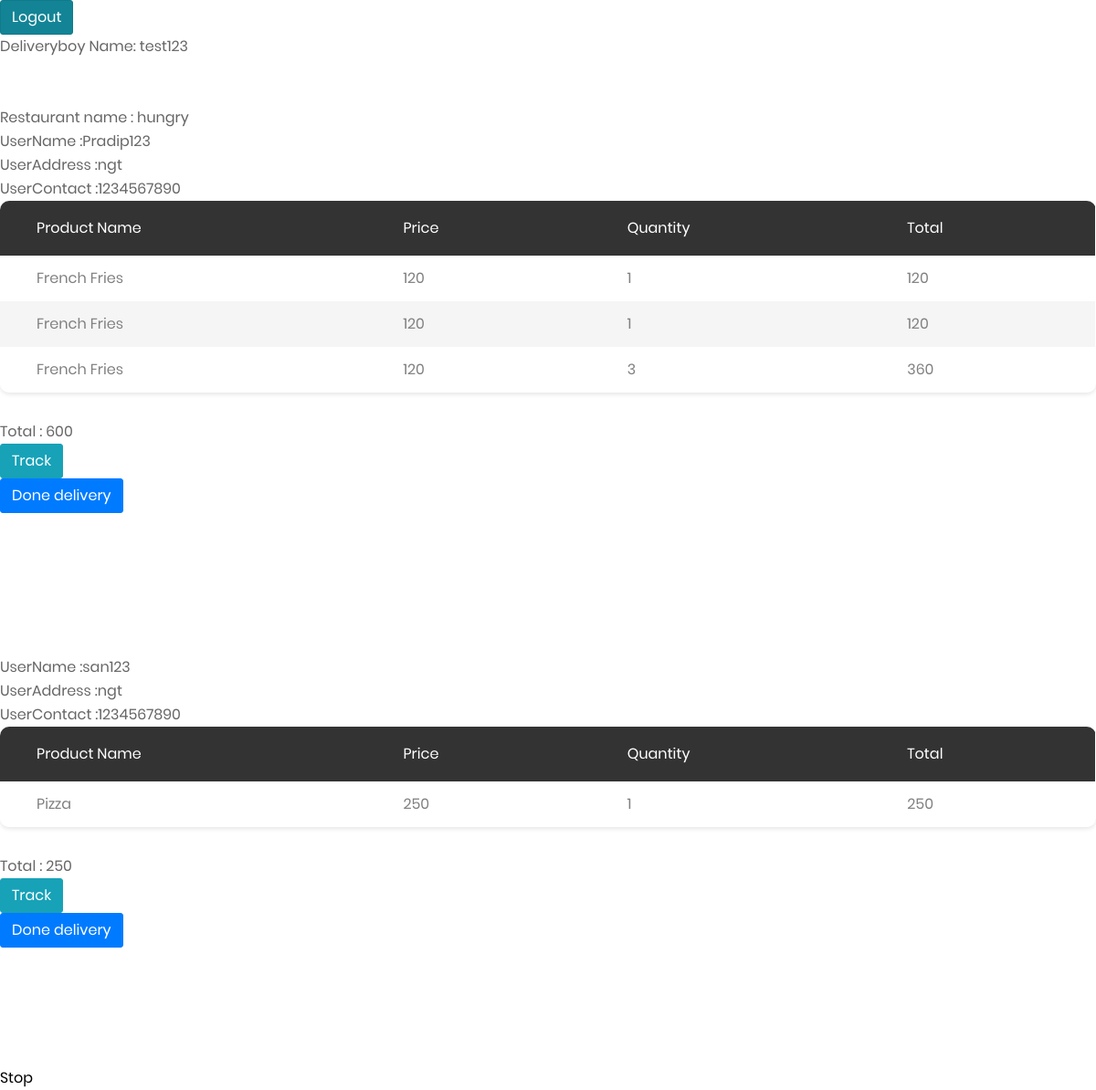
The app's page /CoolAdmin-master/deliveryboy.php?login=success (signed in), older data.
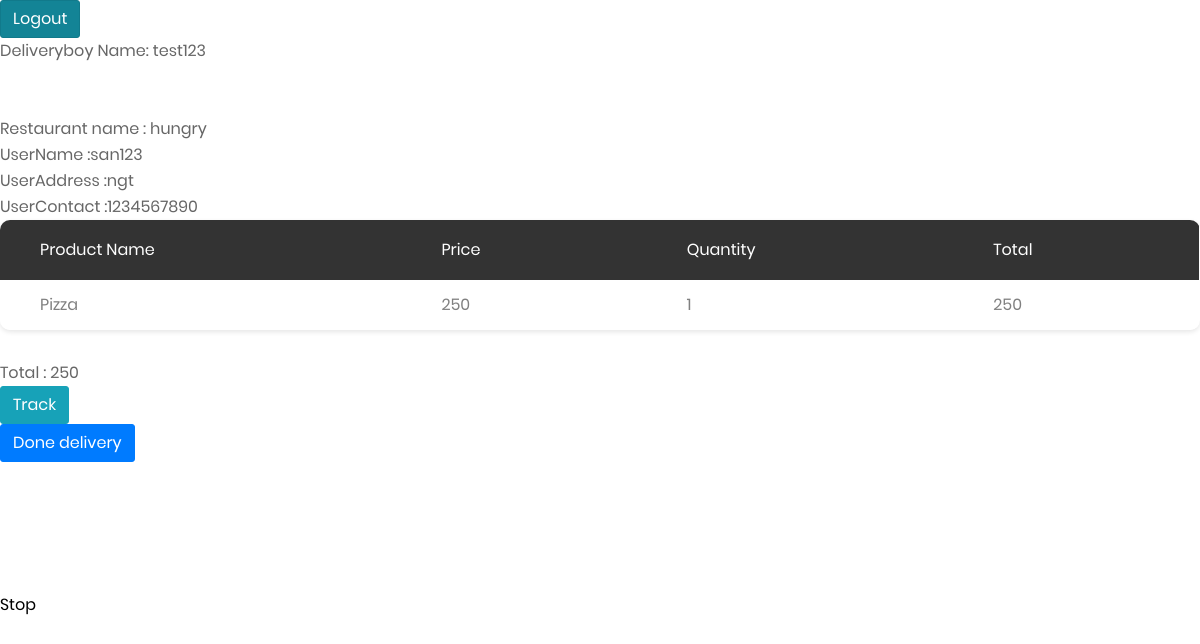
The same page, newer data.
### tables this page shows
CREATE TABLE `order_list` (
  `Order_Id` int(11) NOT NULL,
  `UserId` varchar(200) NOT NULL,
  `R_Id` int(11) NOT NULL,
  `Id` int(11) NOT NULL,
  `quantity` int(11) NOT NULL,
  `price` int(11) NOT NULL,
  `UserAddress` varchar(200) NOT NULL,
  `UserPhone` int(11) NOT NULL,
  `status` varchar(20) DEFAULT 'ordered'
);

CREATE TABLE `products` (
  `id` int(11) NOT NULL,
  `name` varchar(50) NOT NULL,
  `description` text NOT NULL,
  `price` float NOT NULL,
  `shipping` float NOT NULL,
  `quantity` int(11) NOT NULL DEFAULT '5',
  `image` varchar(250) NOT NULL,
  `R_Id` int(11) NOT NULL
);

### CoolAdmin-master/deliveryboy.php (the view, shortened to what this page needs)
<!DOCTYPE html>
<html lang="en">
<head>
    <link href="css/font-face.css" rel="stylesheet" media="all">
    <link href="vendor/font-awesome-4.7/css/font-awesome.min.css" rel="stylesheet" media="all">
    <link href="vendor/font-awesome-5/css/fontawesome-all.min.css" rel="stylesheet" media="all">
    <link href="vendor/mdi-font/css/material-design-iconic-font.min.css" rel="stylesheet" media="all">
    <link href="vendor/bootstrap-4.1/bootstrap.min.css" rel="stylesheet" media="all">
    <link href="vendor/animsition/animsition.min.css" rel="stylesheet" media="all">
    <link href="vendor/bootstrap-progressbar/bootstrap-progressbar-3.3.4.min.css" rel="stylesheet" media="all">
    <link href="vendor/wow/animate.css" rel="stylesheet" media="all">
    <link href="vendor/css-hamburgers/hamburgers.min.css" rel="stylesheet" media="all">
    <link href="vendor/slick/slick.css" rel="stylesheet" media="all">
    <link href="vendor/select2/select2.min.css" rel="stylesheet" media="all">
    <link href="vendor/perfect-scrollbar/perfect-scrollbar.css" rel="stylesheet" media="all">
    <link href="css/theme.css" rel="stylesheet" media="all">
</head>
<body>
<form class="navbar-form navbar-right" action="../includes/logout.inc.php" method="post">
            <button type="submit" class="btn btn-info" name="logout-submit">Logout</button>
</form>
<?php
include '../includes/dbh.inc.php';
$total = 0;
$name = $_SESSION['userId'];
$R_Id = $_SESSION['R_Id'];
echo 'Deliveryboy Name: '.$name;
echo '<br><br><br>';
$sql_Res = 'SELECT R_Name FROM restaurants WHERE R_Id = "'.$R_Id.'"';
$Res = mysqli_query($conn, $sql_Res);
$Res_name = mysqli_fetch_array($Res);
echo 'Restaurant name : '.$Res_name["R_Name"];
$sql = 'SELECT DISTINCT UserId, UserAddress, UserContact FROM Bill_Table WHERE Deliveryboy_name="'.$name.'"';
$Result = mysqli_query($conn, $sql);
while($row = mysqli_fetch_array($Result)){
    echo '<br>';
    echo 'UserName :'.$row['UserId'];
    echo '<br>UserAddress :'.$row['UserAddress'];
    echo '<br>UserContact :'.$row['UserContact'];
    $sql_order = 'SELECT Id, quantity, price FROM order_list WHERE status="OnTheWay" AND (R_Id="'.$R_Id.'" AND UserId="'.$row["UserId"].'")';
    $order=mysqli_query($conn, $sql_order);
    echo '<div class="table-responsive table--no-card m-b-30">
    <table class="table table-borderless table-striped table-earning" >
    <thead>
        <tr>
            <th>Product Name</th>
            <th>Price</th>
            <th>Quantity</th>
            <th>Total</th>
        </tr>
    </thead>
    <tbody>';
    while($get_row = mysqli_fetch_array($order)){
        $sql_product = 'SELECT name FROM products WHERE id = "'.$get_row['Id'].'"';
        $product = mysqli_query($conn, $sql_product);
        $pro_name = mysqli_fetch_array($product);
        echo '<tr>
        <td>'.$pro_name["name"].'</td>
        <td>'.$get_row["price"].'</td>
        <td>'.$get_row["quantity"].'</td>';
        $sum = ($get_row["quantity"]*$get_row["price"]);
        echo '<td>'.$sum.'</td>';
        $total += $sum;
    }
    echo '</tbody></table></div>';
    echo 'Total : '.$total.'<br>';
    echo '<a class="btn btn-info" href=" deliveryboy.php?track&username='.$row['UserId'].'">Track</a>';
    echo '<form action="delivered.inc.php" method="POST">
         <input type="hidden" name="UserName" value="'.$row["UserId"].'">
         <input type="hidden" name="R_Id" value="'.$R_Id.'">
         <input type="hidden" name="deliveryboy_name" value="'.$name.'">
         <input type="hidden" name="timestamp" value="'.date("Y/m/d h:i:sa").'">
         <button type="submit" name="submit-order" class="btn btn-primary">Done delivery</button>
            </form> ';
    $total = 0;
    echo '<br><br><br><br><br>';
}
include 'footer.php';
?>
<button onclick="stopTimer()"> Stop</button>
</body>
</html>

Row changes from the older to the newer data that the page shows:
removed order_list: products.name "French Fries", price "120", quantity "1", shown under "Pradip123"
removed order_list: products.name "French Fries", price "120", quantity "1", shown under "Pradip123"
removed order_list: products.name "French Fries", price "120", quantity "3", sum "360", shown under "Pradip123"
Text that changed along with them:
list line gone: "UserName : Pradip123 UserAddress : ngt UserContact : 1234567890 Product Name Price Quantity Total Total : 600 Track Done delivery"
